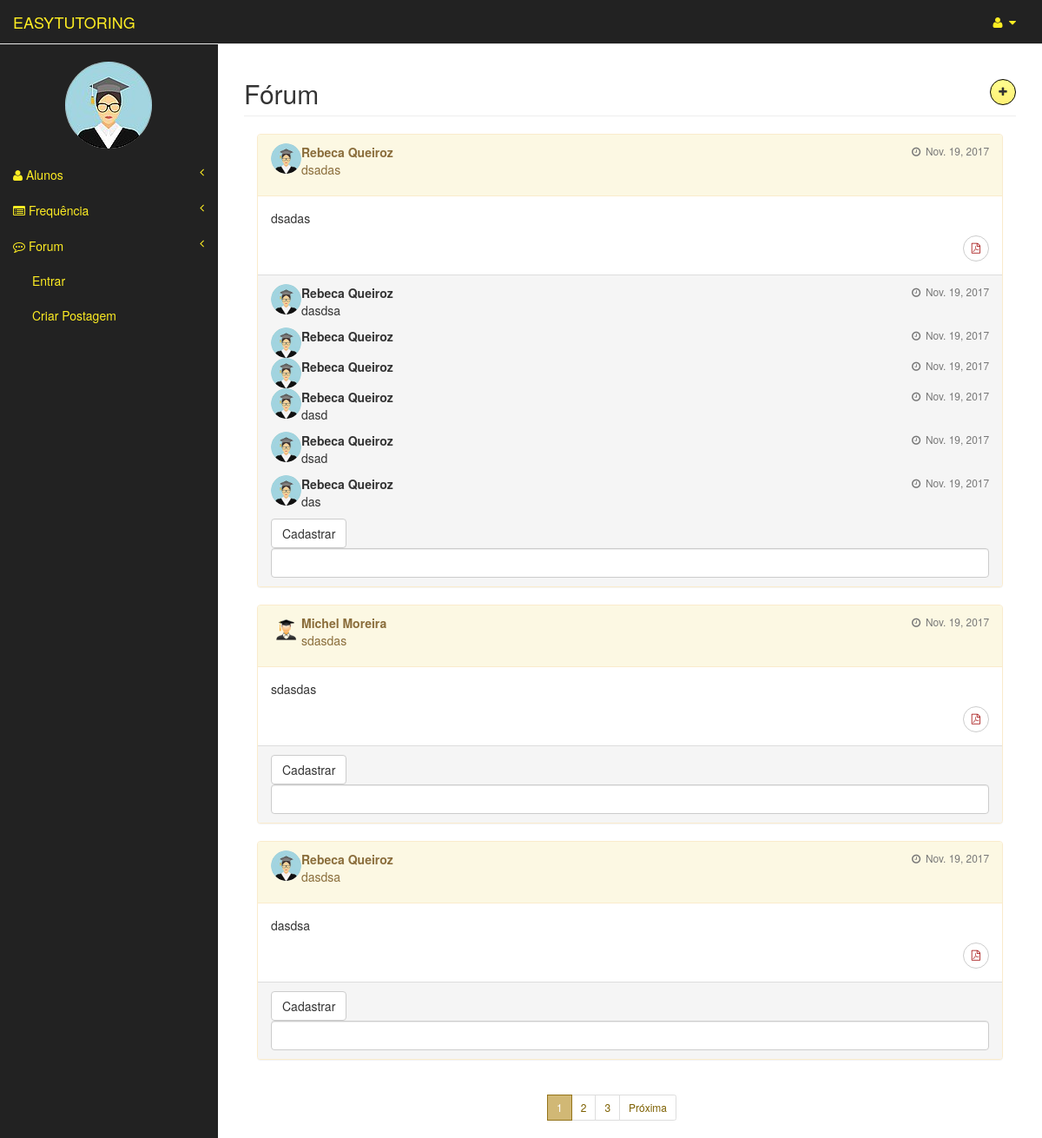
The page /forum/show/13/ (signed in) on the database as committed earlier.
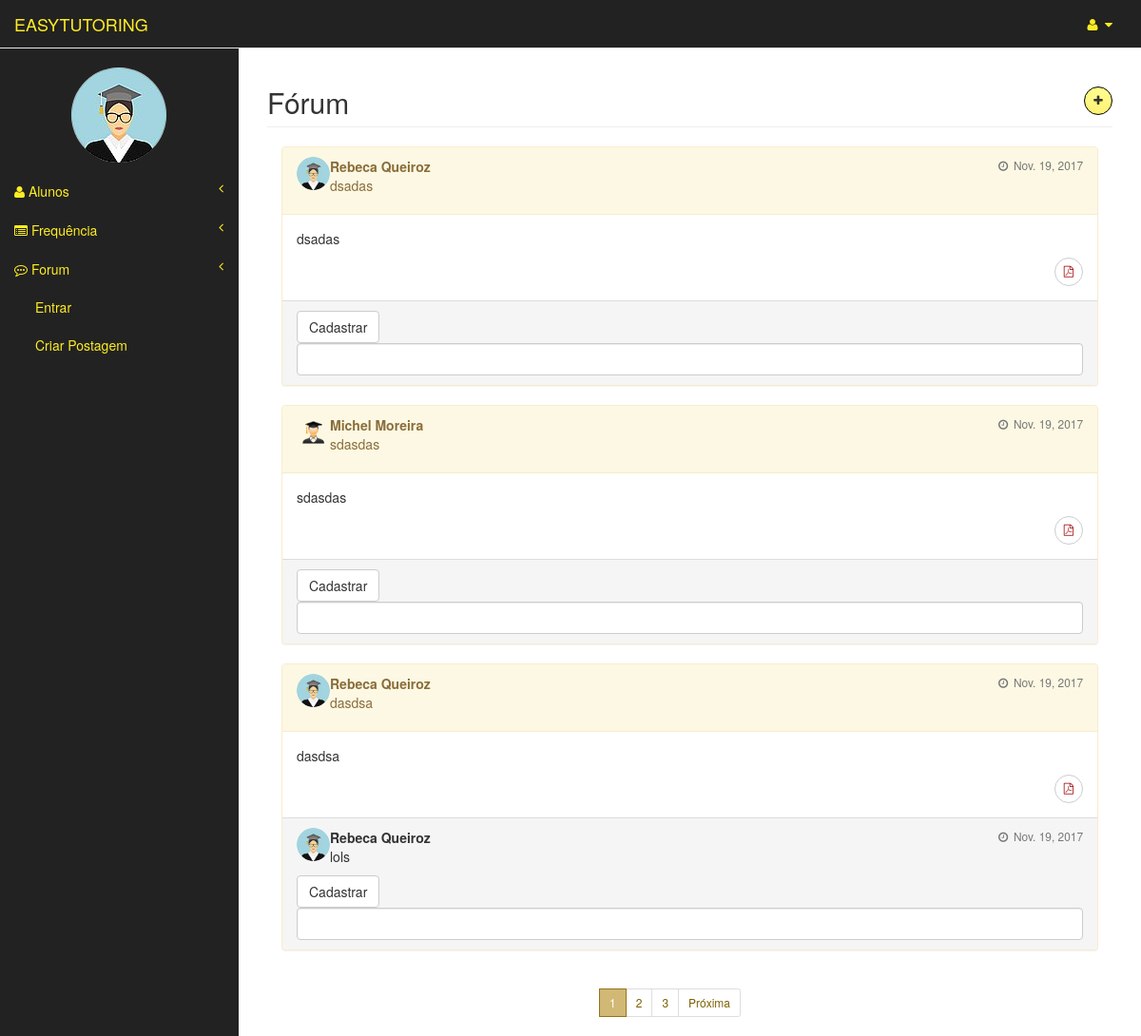
The same page on the database as committed later.
### forum/models.py (models this page shows, shortened)
class Post(models.Model):
	titulo = models.CharField(max_length=150,null=True)
	descricao = models.CharField(max_length=800,null=True)
	anexo = models.FileField(upload_to='arquivos/',null=True)
	turma = models.ForeignKey(Turma,null=True)
	date= models.DateField(("Date"),default= date.today)
	usuario = models.ForeignKey(Usuario,null=True)

class Comentario(models.Model):
	descricao = models.CharField(max_length=240)
	date= models.DateField(("Date"),default= date.today)
	usuario = models.ForeignKey(Usuario,null=True)
	post = models.ForeignKey(Post,null=True)

### usuarios/models.py (models this page shows, shortened)
class Usuario(models.Model):
	user = models.OneToOneField(User)
	matricula = models.CharField(max_length=20)
	curso = models.CharField(max_length=3)
	tipo = models.CharField(max_length=8, blank=False,null=True)
	nome_completo = models.CharField(max_length=150)
	img = models.ImageField(upload_to="img/original/", blank=True)
	thumb = ThumbnailerImageField(upload_to="img/thumb/", blank=True,null=True,resize_source=dict(size=(100, 100), sharpen=True))

### forum/views.py (the view, shortened to what this page needs)
# urls.py: url(r'^show/(?P<turma_id>[0-9]+)/$', views.show, name='show'),
def show(request,turma_id):
	user = request.user
	usuario = Usuario.objects.get(user=user)
	template = templates(request)
	turma = Turma.objects.get(pk=turma_id)
	p = Post.objects.filter(turma_id=turma).order_by('date')
	paginator = Paginator(p, 3)
	comentarios = Comentario.objects.all()
	try:
		page = int(request.GET.get('page', '1'))
	except ValueError:
		page = 1
	try:
		posts = paginator.page(page)
	except (EmptyPage, InvalidPage):
		posts = paginator.page(paginator.num_pages)
	messages.add_message(request, messages.ERROR, 'Não foi possível cadastrar a notícia.')
	form = PostForm()
	context= {'turma': turma,
	'usuario':usuario,
	'template': template,
	'posts':posts,
	'form':form,
	'comentarios':comentarios,
	}
	return render(request,'forum/show.html',context=context)

### forum/forms.py
class PostForm(forms.Form):
	titulo = forms.CharField(label='titulo', widget=forms.Textarea(),required=False, max_length=150)
	descricao = forms.CharField(label='titulo', widget=forms.Textarea(),required=False ,max_length=800)
	anexo = forms.FileField(label="anexo", required=True)

### forum/views.py (called while the page is built)
def templates(request):
	user = request.user
	usuario = Usuario.objects.get(user=user)
	if usuario.tipo == "tutor" :
		template = "tutor_area/turmaArea.html"
	elif usuario.tipo == "professor" :
		template = "professor_area/index.html"
	else:
		template = "aluno_area/turmaArea.html"
	return template

### templates/forum/show.html (shortened to what the changed rows need)
{% extends template %}
{% load widget_tweaks %}
{% load static %}
{% block ref %}
    <link href="{% static 'css/forum.css' %}" rel="stylesheet">
{% endblock ref %}
{% block pageHeader %}
    <h2 class="page-header">Fórum
                               <a data-toggle="modal" href="#noticia"> <button type="button" id="button" class="btn btn-default btn-circle btn-login"><i class="fa fa-plus"></i>
                            </button></a></h2>
{% endblock pageHeader %}
{% block form %}
    {% for post in posts %}
    <div id="keke">
	    <div class="col-lg-12">
	                    <div class="panel panel-warning">
	                        <div class="panel-heading">
								<span class="chat-img pull-left">
                                <img id="img" class= "img-circle" src="{{post.usuario.thumb.url}}">
                            </span>
                            <div class="chat-body clearfix">
                                <div class="header">
                                    <strong class="primary-font">{{post.usuario.nome_completo}}</strong>
                                    <small class="pull-right text-muted">
                                        <i class="fa fa-clock-o fa-fw"></i> {{post.date}}
                                    </small>
                                </div>
                                <p>
                                      {{post.descricao}}
                                </p>
                			 </div>
	                        </div>
	                        <div class="panel-body">
								<p>{{ post.descricao }}</p>
								{% if post.anexo.url|slice:"-4:" == ".pdf"  %}
								<a id="button" href="{{ post.anexo.url }}"> <button type="button" class="btn btn-default btn-circle"><i id="pdf" class="fa  fa-file-pdf-o "></i>
                            </button></a>
								{% elif post.anexo.url|slice:"-4:" == ".doc" or post.anexo.url|slice:"-5:" == ".docx"  %}
								    <a id="button"  href="{{ post.anexo.url }}"> <button type="button" class="btn btn-default btn-circle"><i id="doc" class="fa  fa-file-word-o"></i>
                            </button></a>
								{% elif post.anexo.url|slice:"-5:" == ".xlsx" or post.anexo.url|slice:"-4:" == ".csv" %}
								    <a  id="button" href="{{ post.anexo.url }}"> <button type="button" class="btn btn-default btn-circle"><i id="excell" class="fa  fa-file-excel-o
"></i>
                            </button></a>
								{% elif post.anexo.url|slice:"-5:" == ".pptx"  %}
								    <a  id="button" href="{{ post.anexo.url }}"> <button type="button" class="btn btn-default btn-circle"><i id="power" class="fa fa-file-powerpoint-o"></i>
                            </button></a>
								{% else %}
								    <a id="button"  href="{{ post.anexo.url }}"> <button type="button" class="btn btn-default btn-circle"><i id="zip" class="fa fa-file-zip-o"></i>
                            </button></a>
								{% endif %}
	                        </div>
	                        <div class="panel-footer">
								<div class="row" id="coment{{post.id}}">
									<div class="form-group">
										<div class="col-sm-12">
										{% for comentario in comentarios %}
											{% if comentario.post == post %}
			                                    <span class="chat-img pull-left">
			                                        <img id="img" class= "img-circle" src="{{comentario.usuario.thumb.url}}">
			                                    </span>
			                                    <div class="chat-body clearfix">
			                                        <div class="header">
			                                            <strong class="primary-font">{{comentario.usuario.nome_completo}}</strong>
			                                            <small class="pull-right text-muted">
			                                                <i class="fa fa-clock-o fa-fw"></i> {{comentario.date}}
			                                            </small>
			                                        </div>
			                                        <p>
			                                              {{comentario.descricao}}
			                                        </p>
                                    </div>
											{% endif %}
										{% endfor %}
										<button type="button" value="{{post.id}}" id="add" class="btn btn-default ">Cadastrar</button>
										<input id="texto{{post.id}}" class="form-control">
		                           		</div>
								   		</div>
		                           		</div>
								   </div>
								</div>
						</div>
					</div>
    {% endfor %}
<div class="row">
	<div class="col-sm-6" id="x">
		<div class="dataTables_paginate paging_simple_numbers" id="dataTables-example_paginate">
  <ul class="pagination pagination-sm" >
    <li class="page-item">
				{% for i in posts.paginator.page_range  %}
					{% if posts.number == i %}
			    		<li class="page-item active"><a class="page-link" href="?page={{i}}">{{i}}</a></li>
					{% else %}
					    <li class="page-item"><a  class="page-link" href="?page={{i}}"><div id="zip">{{i}}</div></a></li>
					{% endif %}
				{% endfor %}
			</ul>
		</div>
	</div>
</div>
{% endblock form %}

Rows that differ between the two databases and show on the page:
removed Comentario: usuario.thumb (picture), usuario.nome_completo "Rebeca Queiroz", date "Nov. 19, 2017", descricao "dasdsa", shown under Post "dsadas"
removed Comentario: usuario.thumb (picture), usuario.nome_completo "Rebeca Queiroz", date "Nov. 19, 2017", shown under Post "dsadas"
removed Comentario: usuario.thumb (picture), usuario.nome_completo "Rebeca Queiroz", date "Nov. 19, 2017", shown under Post "dsadas"
removed Comentario: usuario.thumb (picture), usuario.nome_completo "Rebeca Queiroz", date "Nov. 19, 2017", descricao "dasd", shown under Post "dsadas"
removed Comentario: usuario.thumb (picture), usuario.nome_completo "Rebeca Queiroz", date "Nov. 19, 2017", descricao "dsad", shown under Post "dsadas"
removed Comentario: usuario.thumb (picture), usuario.nome_completo "Rebeca Queiroz", date "Nov. 19, 2017", descricao "das", shown under Post "dsadas"
added Comentario: usuario.thumb (picture), usuario.nome_completo "Rebeca Queiroz", date "Nov. 19, 2017", descricao "lols", shown under Post "dasdsa"
